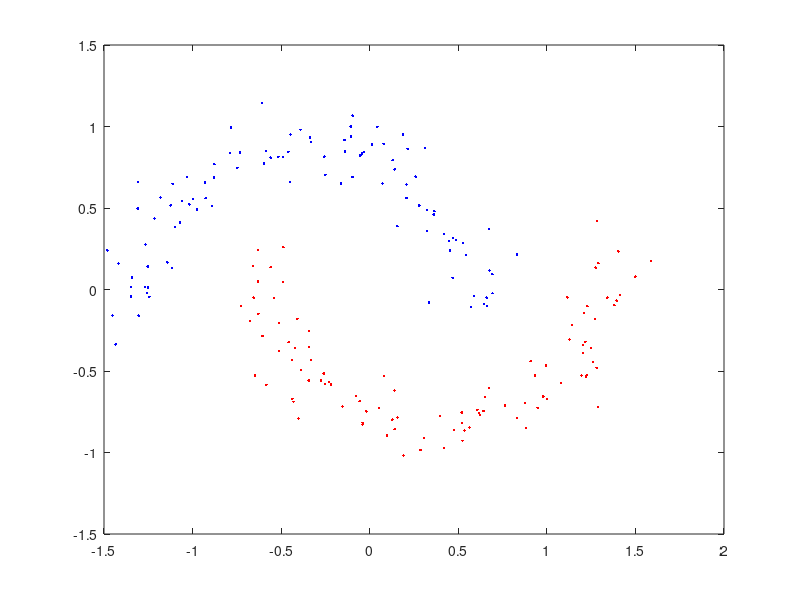

Source code (MATLAB):
clc;
clear;
close all;

X = csvread('data2.csv');
N = size(X, 1);
NUM_CLASS = 2;

iterations = 100;

k = 3;
sigma = 0.5;
W = zeros(N);
U = zeros(size(X));
mu = randn(NUM_CLASS, size(X, 2));  

distance = zeros(N, NUM_CLASS);
for i = 1:N
    tmp = X - ones([N, 1]) * X(i,:);
    dis = tmp(:, 1).^2 + tmp(:, 2).^2;
    dis(i) = 1000;
    for j = 1:k
        [value, index] = min(dis);
        W(i, index) = exp(-value / (2 * sigma^2));
        dis(index) = 1000;
    end
end
W = (W + W') / 2;
D = 5 * eye(N);
L = D - W;
Lsym = inv(D).^0.5 * L * inv(D).^0.5;

[V, D] = eig(Lsym);
D = diag(D);
for i = 1:NUM_CLASS
    [value, index] = min(D);
    U(:, i) = V(:, index);
    D(index) = 1000;
end
T = U ./ repmat(sum(U.^2, 2).^0.5, 1, 2);

for i = 1:iterations
    for j = 1:NUM_CLASS
        tmp = T - ones([N, 1]) * mu(j,:);
        dis = tmp(:, 1).^2 + tmp(:, 2).^2;
        distance(:, j) = dis;
    end
    [dis, label] = min(distance, [], 2);
    new_mu = mu;
    for j = 1:NUM_CLASS
        new_mu(j, :) = mean(T(label == j, :));
    end
    if all(mu == new_mu)
        break;
    else  
        mu = new_mu;
    end
end

acc1 = (sum(label(1:100) == 1) + sum(label(101:end) == 2)) / N;
acc2 = (sum(label(1:100) == 2) + sum(label(101:end) == 1)) / N;
acc = max(acc1, acc2);

figure(1)
plot(X(label == 1,1), X(label == 1,2), 'r.'); hold on;
plot(X(label == 2,1), X(label == 2,2), 'b.');

